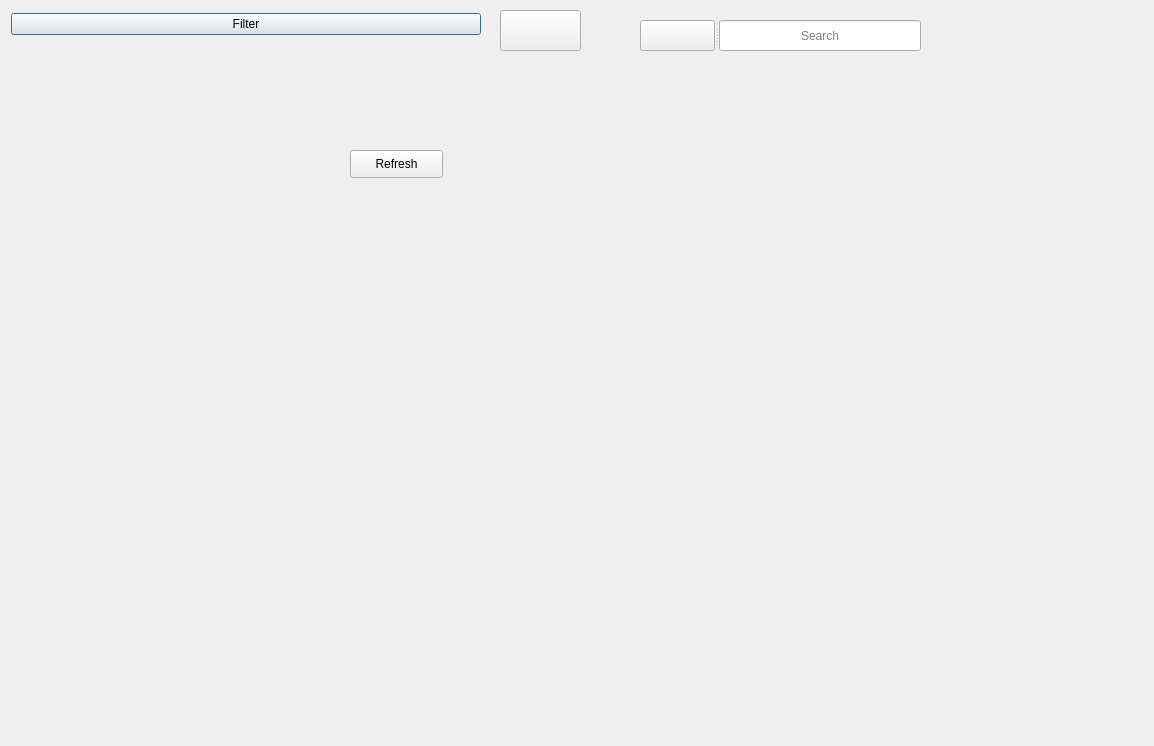
<?xml version="1.0" encoding="UTF-8"?>
<ui version="4.0">
 <class>ListOfProducts</class>
 <widget class="QDialog" name="ListOfProducts">
  <property name="geometry">
   <rect>
    <x>0</x>
    <y>0</y>
    <width>1154</width>
    <height>746</height>
   </rect>
  </property>
  <property name="sizePolicy">
   <sizepolicy hsizetype="Fixed" vsizetype="Fixed">
    <horstretch>0</horstretch>
    <verstretch>0</verstretch>
   </sizepolicy>
  </property>
  <property name="windowTitle">
   <string/>
  </property>
  <widget class="QPushButton" name="btn_back">
   <property name="geometry">
    <rect>
     <x>500</x>
     <y>10</y>
     <width>81</width>
     <height>41</height>
    </rect>
   </property>
   <property name="focusPolicy">
    <enum>Qt::NoFocus</enum>
   </property>
   <property name="text">
    <string/>
   </property>
   <property name="icon">
    <iconset resource="files.qrc">
     <normaloff>:/icon/images/icons8-back-arrow-96.png</normaloff>:/icon/images/icons8-back-arrow-96.png</iconset>
   </property>
   <property name="iconSize">
    <size>
     <width>30</width>
     <height>30</height>
    </size>
   </property>
  </widget>
  <widget class="QSplitter" name="splitter">
   <property name="geometry">
    <rect>
     <x>11</x>
     <y>11</y>
     <width>470</width>
     <height>27</height>
    </rect>
   </property>
   <property name="orientation">
    <enum>Qt::Horizontal</enum>
   </property>
   <widget class="QWidget" name="layoutWidget">
    <layout class="QGridLayout" name="gridLayout">
     <item row="0" column="0">
      <widget class="QPushButton" name="btn_filter">
       <property name="text">
        <string>Filter</string>
       </property>
      </widget>
     </item>
    </layout>
   </widget>
  </widget>
  <widget class="QSplitter" name="splitter_2">
   <property name="geometry">
    <rect>
     <x>640</x>
     <y>20</y>
     <width>281</width>
     <height>31</height>
    </rect>
   </property>
   <property name="orientation">
    <enum>Qt::Horizontal</enum>
   </property>
   <widget class="QPushButton" name="qpb_search">
    <property name="cursor">
     <cursorShape>PointingHandCursor</cursorShape>
    </property>
    <property name="focusPolicy">
     <enum>Qt::ClickFocus</enum>
    </property>
    <property name="toolTip">
     <string>Search</string>
    </property>
    <property name="styleSheet">
     <string notr="true"/>
    </property>
    <property name="text">
     <string/>
    </property>
    <property name="icon">
     <iconset resource="files.qrc">
      <normaloff>:/icon/images/search.PNG</normaloff>:/icon/images/search.PNG</iconset>
    </property>
    <property name="iconSize">
     <size>
      <width>35</width>
      <height>30</height>
     </size>
    </property>
    <property name="autoDefault">
     <bool>false</bool>
    </property>
    <property name="default">
     <bool>false</bool>
    </property>
   </widget>
   <widget class="QLineEdit" name="qle_search_in_digikala">
    <property name="enabled">
     <bool>true</bool>
    </property>
    <property name="mouseTracking">
     <bool>false</bool>
    </property>
    <property name="toolTip">
     <string>Search</string>
    </property>
    <property name="frame">
     <bool>true</bool>
    </property>
    <property name="alignment">
     <set>Qt::AlignCenter</set>
    </property>
    <property name="dragEnabled">
     <bool>false</bool>
    </property>
    <property name="placeholderText">
     <string>Search</string>
    </property>
    <property name="clearButtonEnabled">
     <bool>false</bool>
    </property>
   </widget>
  </widget>
  <widget class="QPushButton" name="refreshB">
   <property name="geometry">
    <rect>
     <x>350</x>
     <y>150</y>
     <width>93</width>
     <height>28</height>
    </rect>
   </property>
   <property name="text">
    <string>Refresh</string>
   </property>
  </widget>
 </widget>
 <resources>
  <include location="files.qrc"/>
 </resources>
 <connections/>
</ui>
